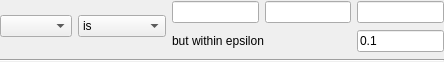
<?xml version="1.0" encoding="UTF-8"?>
<ui version="4.0">
 <class>pqQueryClauseWidget</class>
 <widget class="QWidget" name="pqQueryClauseWidget">
  <property name="geometry">
   <rect>
    <x>0</x>
    <y>0</y>
    <width>444</width>
    <height>62</height>
   </rect>
  </property>
  <property name="windowTitle">
   <string>Form</string>
  </property>
  <layout class="QVBoxLayout" name="verticalLayout">
   <property name="margin">
    <number>0</number>
   </property>
   <item>
    <layout class="QHBoxLayout" name="horizontalLayout" stretch="0,0,1,0">
     <item>
      <widget class="QComboBox" name="criteria">
       <property name="sizeAdjustPolicy">
        <enum>QComboBox::AdjustToContents</enum>
       </property>
      </widget>
     </item>
     <item>
      <widget class="QComboBox" name="condition">
       <property name="sizeAdjustPolicy">
        <enum>QComboBox::AdjustToContents</enum>
       </property>
       <item>
        <property name="text">
         <string>is</string>
        </property>
       </item>
       <item>
        <property name="text">
         <string>is between</string>
        </property>
       </item>
       <item>
        <property name="text">
         <string>is one of</string>
        </property>
       </item>
       <item>
        <property name="text">
         <string>is &gt;=</string>
        </property>
       </item>
       <item>
        <property name="text">
         <string>is &lt;=</string>
        </property>
       </item>
      </widget>
     </item>
     <item>
      <widget class="QStackedWidget" name="valueStackedWidget">
       <property name="sizePolicy">
        <sizepolicy hsizetype="Preferred" vsizetype="Minimum">
         <horstretch>0</horstretch>
         <verstretch>0</verstretch>
        </sizepolicy>
       </property>
       <property name="currentIndex">
        <number>5</number>
       </property>
       <widget class="QWidget" name="singleValue">
        <layout class="QHBoxLayout" name="horizontalLayout_4">
         <property name="margin">
          <number>0</number>
         </property>
         <item>
          <widget class="QLineEdit" name="value"/>
         </item>
        </layout>
       </widget>
       <widget class="QWidget" name="range">
        <layout class="QHBoxLayout" name="horizontalLayout_5">
         <property name="spacing">
          <number>3</number>
         </property>
         <property name="margin">
          <number>0</number>
         </property>
         <item>
          <widget class="QLineEdit" name="value_min"/>
         </item>
         <item>
          <widget class="QLabel" name="label_3">
           <property name="text">
            <string>and</string>
           </property>
          </widget>
         </item>
         <item>
          <widget class="QLineEdit" name="value_max"/>
         </item>
        </layout>
       </widget>
       <widget class="QWidget" name="location">
        <layout class="QHBoxLayout" name="horizontalLayout_7">
         <property name="spacing">
          <number>3</number>
         </property>
         <property name="margin">
          <number>0</number>
         </property>
         <item>
          <widget class="QLineEdit" name="value_x"/>
         </item>
         <item>
          <widget class="QLineEdit" name="value_y"/>
         </item>
         <item>
          <widget class="QLineEdit" name="value_z"/>
         </item>
        </layout>
       </widget>
       <widget class="QWidget" name="multiBlock">
        <layout class="QHBoxLayout" name="horizontalLayout_8">
         <property name="spacing">
          <number>3</number>
         </property>
         <property name="margin">
          <number>0</number>
         </property>
         <item>
          <widget class="QLineEdit" name="value_block"/>
         </item>
         <item>
          <widget class="QToolButton" name="showCompositeTree">
           <property name="text">
            <string>...</string>
           </property>
          </widget>
         </item>
        </layout>
       </widget>
       <widget class="QWidget" name="emptyValue">
        <layout class="QHBoxLayout" name="horizontalLayout_9">
         <property name="spacing">
          <number>3</number>
         </property>
         <property name="margin">
          <number>0</number>
         </property>
         <item>
          <widget class="QLabel" name="label_empty_value">
           <property name="text">
            <string/>
           </property>
          </widget>
         </item>
        </layout>
       </widget>
       <widget class="QWidget" name="locationWithTolerance">
        <layout class="QGridLayout" name="gridLayout">
         <property name="margin">
          <number>0</number>
         </property>
         <item row="0" column="2">
          <widget class="QLineEdit" name="location_y"/>
         </item>
         <item row="0" column="1">
          <widget class="QLineEdit" name="location_x"/>
         </item>
         <item row="0" column="3">
          <widget class="QLineEdit" name="location_z"/>
         </item>
         <item row="1" column="3">
          <widget class="QLineEdit" name="location_tolerance">
           <property name="text">
            <string>0.1</string>
           </property>
           <property name="placeholderText">
            <string/>
           </property>
          </widget>
         </item>
         <item row="1" column="1" colspan="2">
          <widget class="QLabel" name="label">
           <property name="text">
            <string>but within epsilon</string>
           </property>
          </widget>
         </item>
        </layout>
       </widget>
      </widget>
     </item>
    </layout>
   </item>
   <item>
    <widget class="Line" name="line">
     <property name="orientation">
      <enum>Qt::Horizontal</enum>
     </property>
    </widget>
   </item>
  </layout>
 </widget>
 <tabstops>
  <tabstop>criteria</tabstop>
  <tabstop>condition</tabstop>
  <tabstop>location_x</tabstop>
  <tabstop>location_y</tabstop>
  <tabstop>location_z</tabstop>
  <tabstop>location_tolerance</tabstop>
  <tabstop>value_x</tabstop>
  <tabstop>value_y</tabstop>
  <tabstop>value_z</tabstop>
  <tabstop>value_min</tabstop>
  <tabstop>value_max</tabstop>
  <tabstop>value</tabstop>
  <tabstop>value_block</tabstop>
  <tabstop>showCompositeTree</tabstop>
 </tabstops>
 <resources/>
 <connections/>
</ui>
